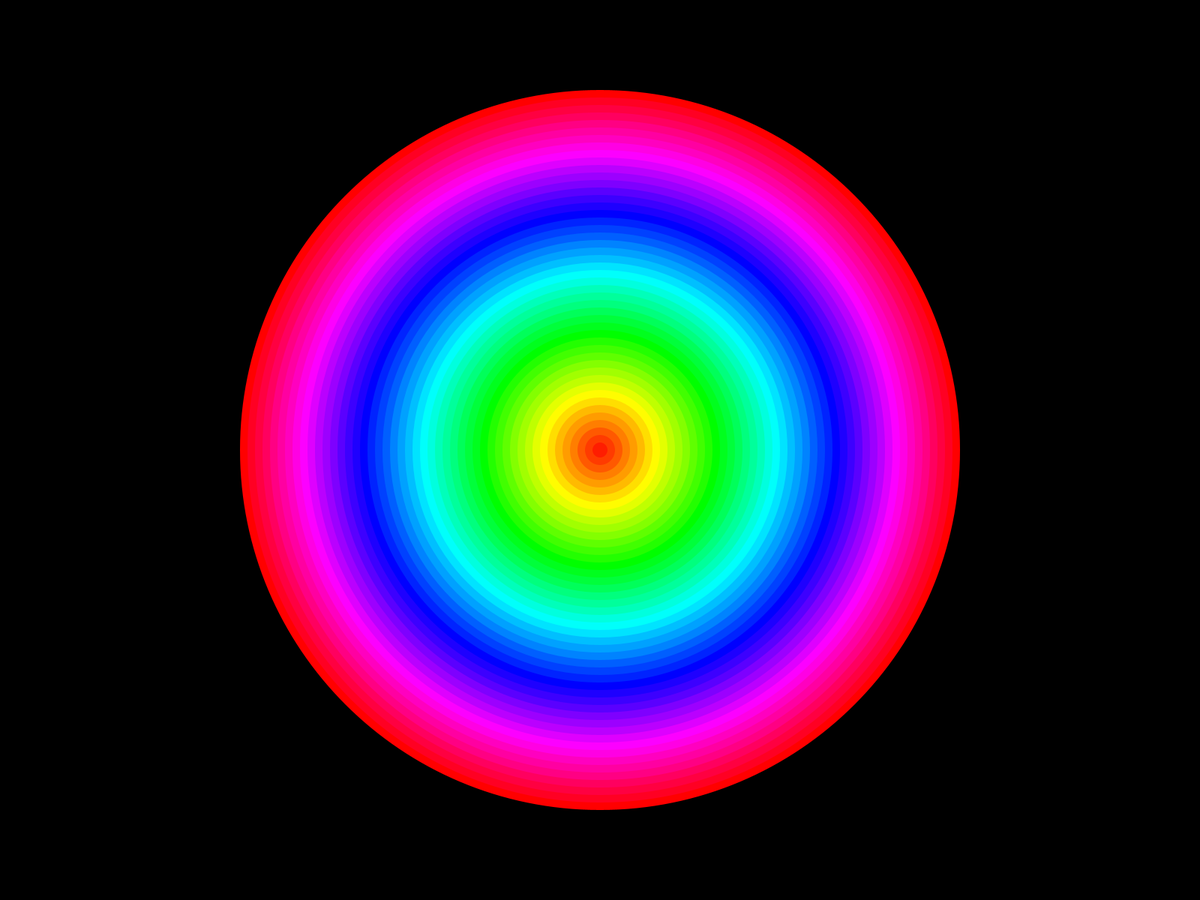
Frame 1 (no input)
Frame 60 (the mouse pressed at the canvas centre just before this capture): identical to frame 1, image omitted
Frame 120 (the mouse held since frame 60 and released just before this capture): identical to frame 1, image omitted

The Processing sketch that drew this single still picture (run headless with seeded random() and noise(); from frame 60 on, the mouse is pressed at the canvas centre):

// Processing sketch: loop_example
// ── loop_example.pde
int diameter;
int step;

void setup() {
  fullScreen();
  colorMode(HSB);
  
  diameter = (int)(height * 0.80);
  step = 20;
}

void draw() {
  background(0);
  noStroke();
  
  for (int d = diameter; d > 0; d -= step) {
    float hue = map(d, 0, diameter, 0, 255);
    fill((int)hue, 255, 255);
    ellipse(width / 2, height / 2, d, d);
  }
}
